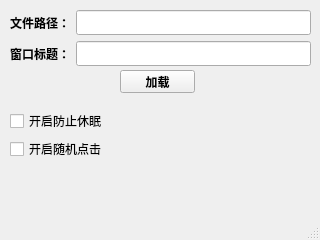
<?xml version="1.0" encoding="UTF-8"?>
<ui version="4.0">
 <class>LoadFile</class>
 <widget class="QMainWindow" name="LoadFile">
  <property name="geometry">
   <rect>
    <x>0</x>
    <y>0</y>
    <width>320</width>
    <height>240</height>
   </rect>
  </property>
  <property name="minimumSize">
   <size>
    <width>320</width>
    <height>240</height>
   </size>
  </property>
  <property name="maximumSize">
   <size>
    <width>320</width>
    <height>240</height>
   </size>
  </property>
  <property name="font">
   <font>
    <family>微软雅黑 Light</family>
   </font>
  </property>
  <property name="windowTitle">
   <string>MainWindow</string>
  </property>
  <widget class="QWidget" name="centralwidget">
   <widget class="QWidget" name="layoutWidget">
    <property name="geometry">
     <rect>
      <x>10</x>
      <y>10</y>
      <width>301</width>
      <height>58</height>
     </rect>
    </property>
    <property name="font">
     <font>
      <family>微软雅黑</family>
      <weight>75</weight>
      <bold>true</bold>
     </font>
    </property>
    <layout class="QVBoxLayout" name="verticalLayout">
     <item>
      <layout class="QHBoxLayout" name="horizontalLayout">
       <item>
        <widget class="QLabel" name="label">
         <property name="font">
          <font>
           <family>微软雅黑</family>
           <weight>75</weight>
           <bold>true</bold>
          </font>
         </property>
         <property name="text">
          <string>文件路径：</string>
         </property>
        </widget>
       </item>
       <item>
        <widget class="QLineEdit" name="lineEdit"/>
       </item>
      </layout>
     </item>
     <item>
      <layout class="QHBoxLayout" name="horizontalLayout_2">
       <item>
        <widget class="QLabel" name="label_2">
         <property name="font">
          <font>
           <family>微软雅黑</family>
           <weight>75</weight>
           <bold>true</bold>
          </font>
         </property>
         <property name="text">
          <string>窗口标题：</string>
         </property>
        </widget>
       </item>
       <item>
        <widget class="QLineEdit" name="lineEdit_2"/>
       </item>
      </layout>
     </item>
    </layout>
   </widget>
   <widget class="QPushButton" name="pushButton">
    <property name="geometry">
     <rect>
      <x>120</x>
      <y>70</y>
      <width>75</width>
      <height>23</height>
     </rect>
    </property>
    <property name="font">
     <font>
      <family>微软雅黑</family>
      <weight>75</weight>
      <bold>true</bold>
     </font>
    </property>
    <property name="text">
     <string>加载</string>
    </property>
   </widget>
   <widget class="QWidget" name="layoutWidget">
    <property name="geometry">
     <rect>
      <x>10</x>
      <y>110</y>
      <width>97</width>
      <height>50</height>
     </rect>
    </property>
    <layout class="QVBoxLayout" name="verticalLayout_2">
     <item>
      <widget class="QCheckBox" name="checkBox_1">
       <property name="text">
        <string>开启防止休眠</string>
       </property>
      </widget>
     </item>
     <item>
      <widget class="QCheckBox" name="checkBox_2">
       <property name="text">
        <string>开启随机点击</string>
       </property>
      </widget>
     </item>
    </layout>
   </widget>
  </widget>
  <widget class="QMenuBar" name="menubar">
   <property name="geometry">
    <rect>
     <x>0</x>
     <y>0</y>
     <width>320</width>
     <height>23</height>
    </rect>
   </property>
  </widget>
  <widget class="QStatusBar" name="statusbar"/>
 </widget>
 <resources/>
 <connections>
  <connection>
   <sender>lineEdit</sender>
   <signal>textChanged(QString)</signal>
   <receiver>LoadFile</receiver>
   <slot>update_dbpath()</slot>
   <hints>
    <hint type="sourcelabel">
     <x>142</x>
     <y>35</y>
    </hint>
    <hint type="destinationlabel">
     <x>177</x>
     <y>46</y>
    </hint>
   </hints>
  </connection>
  <connection>
   <sender>lineEdit_2</sender>
   <signal>textChanged(QString)</signal>
   <receiver>LoadFile</receiver>
   <slot>update_windowname()</slot>
   <hints>
    <hint type="sourcelabel">
     <x>237</x>
     <y>74</y>
    </hint>
    <hint type="destinationlabel">
     <x>231</x>
     <y>75</y>
    </hint>
   </hints>
  </connection>
  <connection>
   <sender>pushButton</sender>
   <signal>clicked()</signal>
   <receiver>LoadFile</receiver>
   <slot>btn_clicked_1()</slot>
   <hints>
    <hint type="sourcelabel">
     <x>141</x>
     <y>105</y>
    </hint>
    <hint type="destinationlabel">
     <x>107</x>
     <y>106</y>
    </hint>
   </hints>
  </connection>
  <connection>
   <sender>checkBox_2</sender>
   <signal>clicked()</signal>
   <receiver>LoadFile</receiver>
   <slot>checkbox_2_clicked()</slot>
   <hints>
    <hint type="sourcelabel">
     <x>78</x>
     <y>178</y>
    </hint>
    <hint type="destinationlabel">
     <x>101</x>
     <y>179</y>
    </hint>
   </hints>
  </connection>
  <connection>
   <sender>checkBox_1</sender>
   <signal>clicked()</signal>
   <receiver>LoadFile</receiver>
   <slot>checkbox_1_clicked()</slot>
   <hints>
    <hint type="sourcelabel">
     <x>85</x>
     <y>151</y>
    </hint>
    <hint type="destinationlabel">
     <x>171</x>
     <y>150</y>
    </hint>
   </hints>
  </connection>
 </connections>
 <slots>
  <slot>update_dbpath()</slot>
  <slot>update_windowname()</slot>
  <slot>btn_clicked_1()</slot>
  <slot>checkbox_1_clicked()</slot>
  <slot>checkbox_2_clicked()</slot>
 </slots>
</ui>
